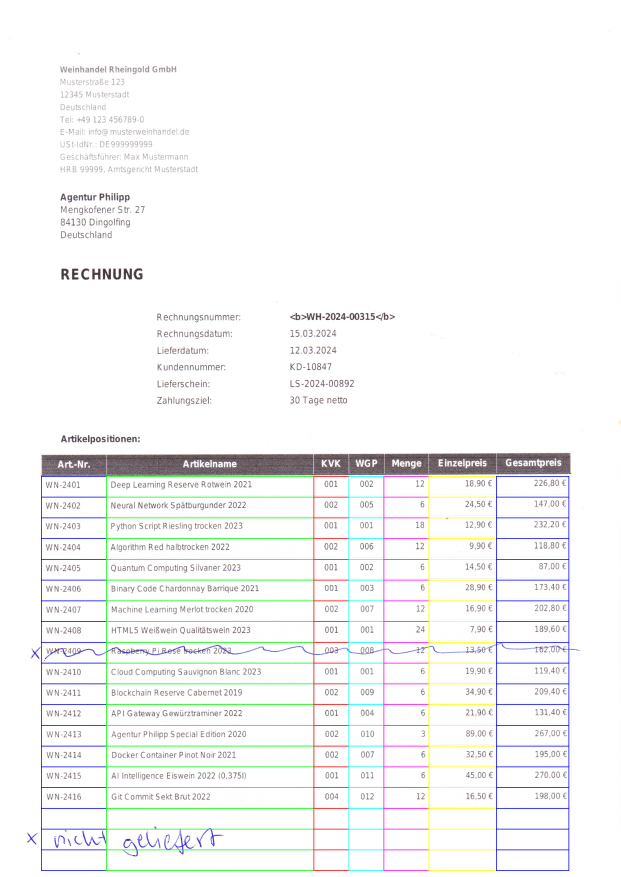
#> input picture scripts/debug/page_1_rois.png, 2481 x 3508 px (shown at 1/4 size)
$ python -i detect_rois.py   (imports and definitions only)
#> lines starting #> are read from the running program, lines starting #| are printed output that depends on the picture; after the words box and inside, x2 and y2 are one past the last pixel; in counts of white or black regions, pixels touching at a corner belong together
#> further down, picture is the input picture: shape (3508, 2481, 3); mean B, G, R 246.2, 246.1, 245.5
# RUN WITH:
# docker compose exec ag-document-intelligence-service-api python /app/scripts/detect_rois.py

from pdf2image import convert_from_path
from pathlib import Path
import cv2
import numpy as np

PDF_PATH = "/app/scripts/20260129_154217.pdf"
OUT_DIR = Path("/app/scripts/debug")
# [1 line not run here, left out]

DPI = 300

# =====================
# HARD-CODED LAYOUT
# =====================

# Y-start differs for first page vs others
START_Y_FIRST_PAGE = 580
START_Y_OTHER_PAGES = 515

ROW_X_START = 100
ROW_HEIGHT = 255
ROW_WIDTH = 2120

MIN_REQUIRED_BLACK_PIXELS_TO_PROCESS = 500
MAX_WHITE_PIXEL_RATIO_TO_PROCESS = 0.95

# Fields: (name, x row offset, width, y row offset, height)
FIELDS = [
    ("article_number", 1900, 310, 15, 50),
    ("description", 105, 720, 10, 50),
    ("kvk", 1150, 115, 10, 50),
    ("wgp", 1280, 140, 10, 50),
]

COLORS = [
    (0, 255, 0),
    (255, 0, 0),
    (0, 0, 255),
    (255, 255, 0),
]

# =====================
# HELPERS
# =====================

def preprocess_image(img):
    gray = cv2.cvtColor(img, cv2.COLOR_BGR2GRAY)
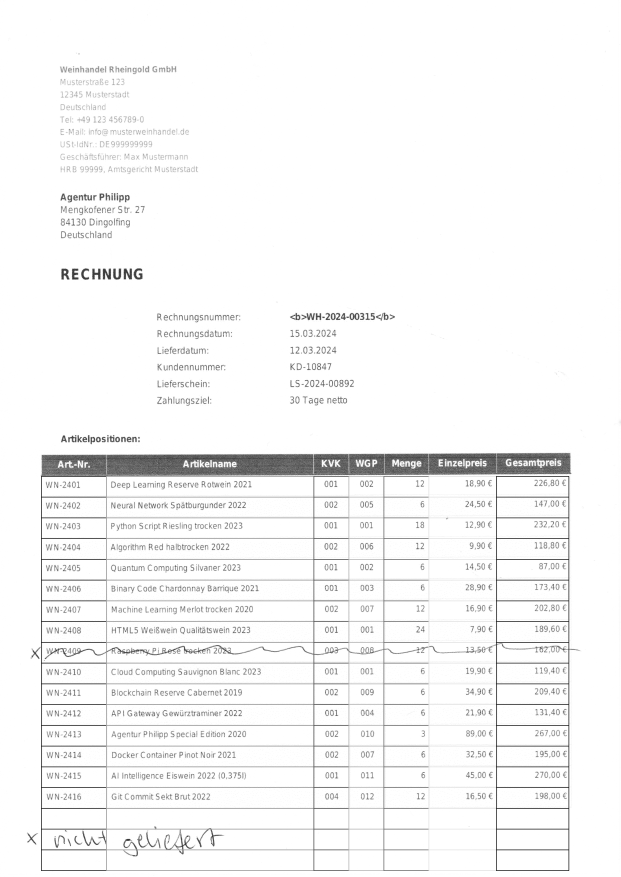
#> gray: shape (3508, 2481) (shown at 1/4 size); min 18, max 255, mean 246
    gray = cv2.GaussianBlur(gray, (5, 5), 0)

    return cv2.adaptiveThreshold(
        gray,
        255,
        cv2.ADAPTIVE_THRESH_GAUSSIAN_C,
        cv2.THRESH_BINARY,
        31,
        15
    )
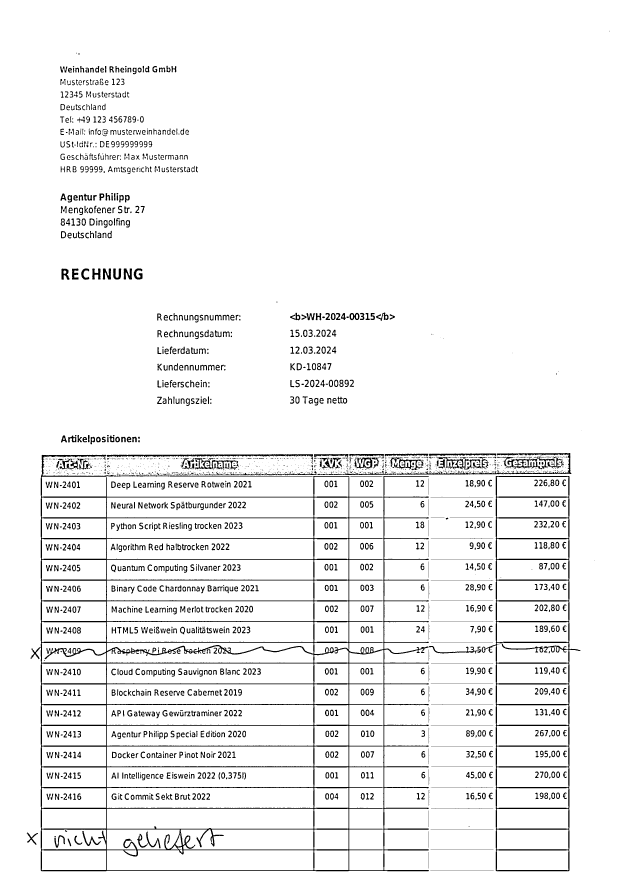
#> returned value: shape (3508, 2481) (shown at 1/4 size); 94.5% white; 2333 black regions (867 under 20 px), largest, box (x1, y1, x2, y2) and area: (163, 1819, 1716, 3485) 158226, (1926, 1904, 2322, 3485) 45208, (1587, 1812, 2286, 1899) 5678

def should_continue_processing(roi):
    white_pixels = np.sum(roi == 255)
    total_pixels = roi.size
    white_ratio = white_pixels / total_pixels

    print(f"White pixel ratio: {white_ratio:.2f}")

    if white_ratio > MAX_WHITE_PIXEL_RATIO_TO_PROCESS:
        return False

    black_pixels = np.sum(roi == 0)
    print(f"Black pixels: {black_pixels}, Minimum required: {MIN_REQUIRED_BLACK_PIXELS_TO_PROCESS}")

    if black_pixels < MIN_REQUIRED_BLACK_PIXELS_TO_PROCESS:
        return False

    return True

# =====================
# MAIN
# =====================

# [1 line that did not run here, left out]

# [66 lines not run here, left out]

>>> import cv2
>>> picture = cv2.imread('debug/page_1_rois.png')
>>> result = preprocess_image(picture)

$ run again, on scripts/debug/page_2_rois.png
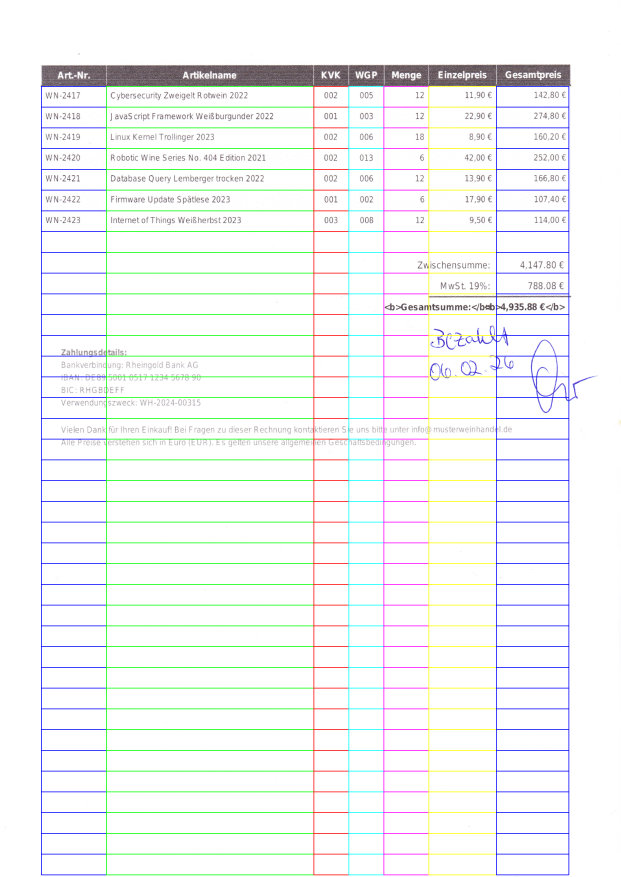
#> input picture scripts/debug/page_2_rois.png, 2481 x 3508 px (shown at 1/4 size)
#> picture is the input picture: shape (3508, 2481, 3); mean B, G, R 245.4, 245.8, 244
#> in preprocess_image, `gray = cv2.cvtColor(img, cv2.COLOR_BGR2GRAY)`:
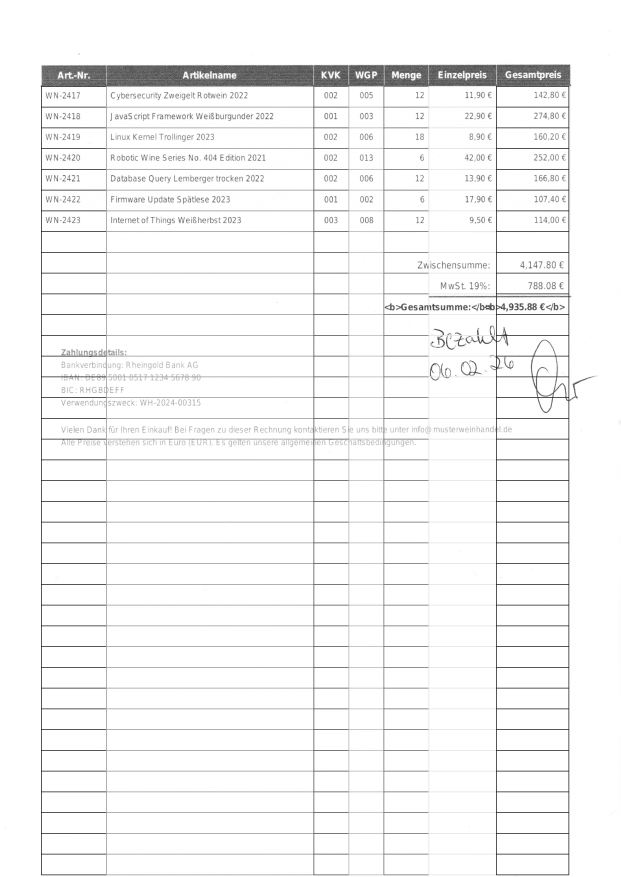
#> gray: shape (3508, 2481) (shown at 1/4 size); min 12, max 255, mean 245.2
#> in preprocess_image, `return cv2.adaptiveThreshold( gray, 255, cv2.ADAPTIVE_THRESH_GAUSSIAN_..`:
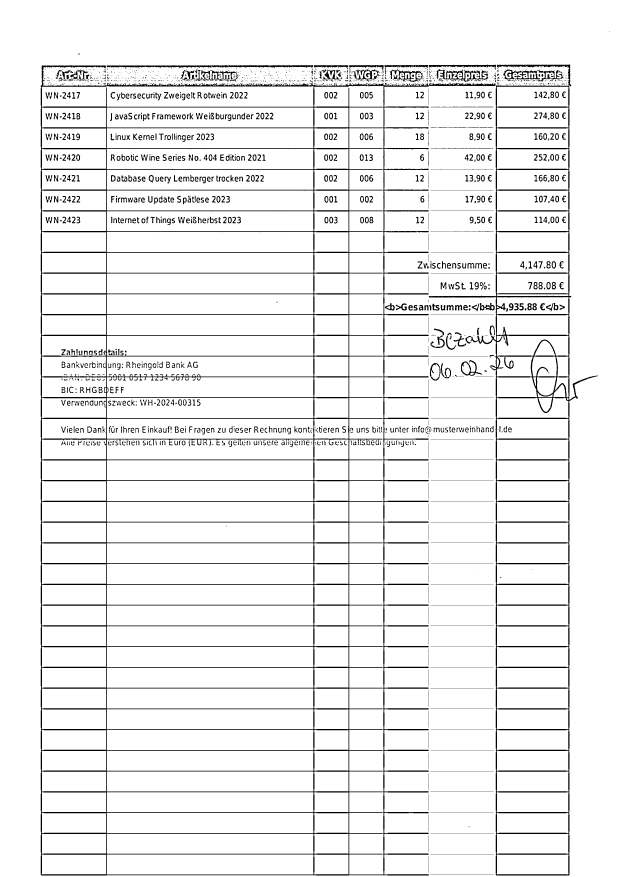
#> returned value: shape (3508, 2481) (shown at 1/4 size); 93.6% white; 1882 black regions (916 under 20 px), largest, box (x1, y1, x2, y2) and area: (163, 261, 1983, 3502) 293472, (1716, 340, 2391, 3502) 94848, (427, 260, 1252, 275) 5577
